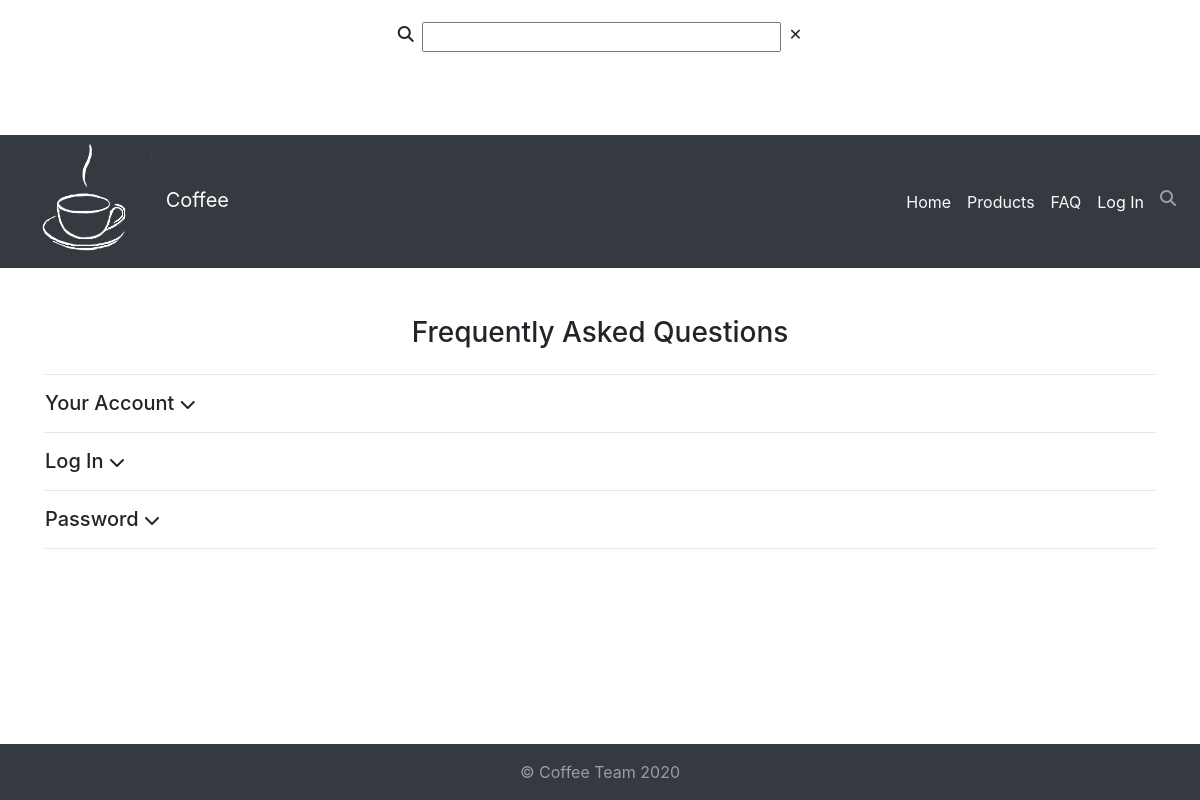
The page /sessions/user/faq.php on the database its author committed.
### tables this page shows
CREATE TABLE `faq` (
  `id` int(11) NOT NULL,
  `topic` varchar(255) NOT NULL,
  `text` text NOT NULL
);

### sessions/user/faq.php (the view, shortened to what this page needs)
<!DOCTYPE html>
<html lang="de">
<head>
	<?php include "../../view/head.php"; ?>
</head>
<body class="d-flex flex-column justify-content-between min-vh-100">
	<div>
		<?php include "../../view/navbar.php"; ?>
		<main>
			<div class="container">
				<h3 class="text-center pt-5 mb-5 mb-md-4 myH3">Frequently Asked Questions</h3>
				<hr>
<?php
	$sql = "select * from `faq`";
	$result = $connection->query($sql);
	while ($faq = $result->fetch_assoc()) {
?>
				<h5 class="d-inline myH5"><?php echo $faq["topic"]; ?> </h5>
			    <i data-toggle="collapse" data-target="#text<?php echo $faq["id"]; ?>" class="fas fa-chevron-down myP"></i>
			    <hr>
<?php
	}
?>
			</div>
		</main>
	</div>
	<?php include "../../view/footer.php"; ?>
</body>
</html>

### rows shown on the page
faq: topic "Your Account"
faq: topic "Log In"
faq: topic "Password"
